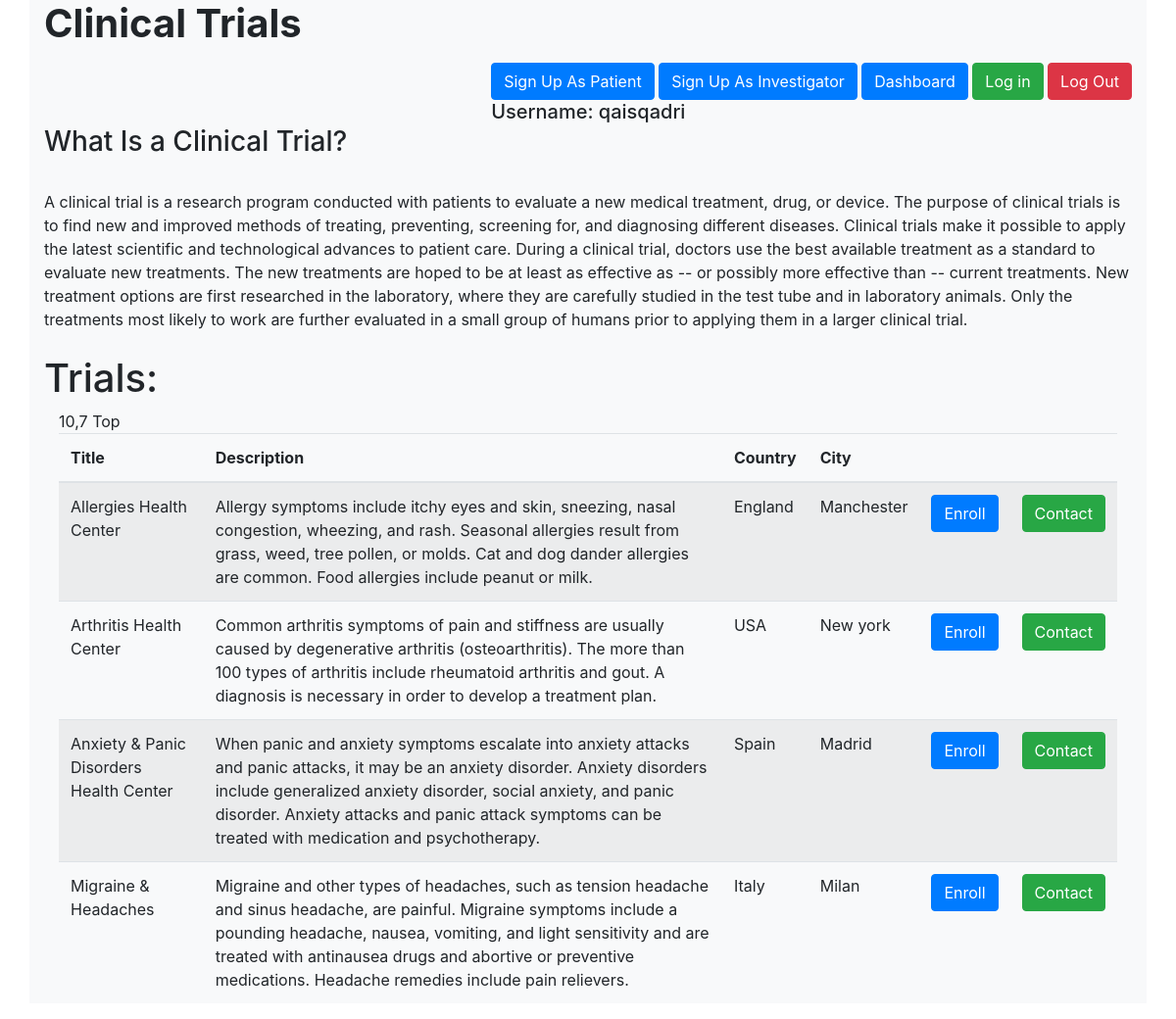
The app's page /trialapp/ (signed in) with its own data.
### trialapp/models.py (models this page shows, shortened)
class Trial(models.Model):
    title = models.CharField(max_length=100,primary_key=True)
    description = models.TextField()
    country = models.CharField(max_length=80)
    city = models.CharField(max_length=90)
    creator = models.ForeignKey(User,on_delete=models.CASCADE,blank=True)

### trialapp/views.py (the view)
# urls.py: path('',views.home,name='home'),
def home(request):
    trials = Trial.objects.all()
    return render(request,'trialapp/home.html',{'trials':trials})

### trialapp/templates/trialapp/home.html (shortened to what this page needs)
<!DOCTYPE html>
<html>
<head>
        <link rel="stylesheet" href="https://maxcdn.bootstrapcdn.com/bootstrap/4.0.0/css/bootstrap.min.css">
</head>
<body>
	<div class="container bg-light">
		<h1><b>Clinical Trials</b></h1>
		<form action="" method="POST" class="float-right">
			<fieldset>
				<input type="submit" value="Sign Up As Patient" class="btn btn-primary " formaction="{% url 'signup_patient'%}">
				<input type="submit" value="Sign Up As Investigator" class="btn btn-primary " formaction="{% url 'signup'%}">
				<input type="submit" value="Dashboard" class="btn btn-primary " formaction="{% url 'dashboard'%}">
				<input type="submit" value="Log in" class="btn btn-success " formaction="{% url 'login'%}">
				<input type="submit" value="Log Out" class="btn btn-danger " formaction="{% url 'logout' %}">
			</fieldset>
			<div class='col-md-*'>	<h5> Username: {{request.user}}</h5> </div>
		</form><br><br><br>
		<h3>What Is a Clinical Trial?</h3><br>
A clinical trial is a research program conducted with patients to evaluate a new medical treatment, drug, or device. The purpose of clinical trials is to find new and improved methods of treating, preventing, screening for, and diagnosing different diseases.
Clinical trials make it possible to apply the latest scientific and technological advances to patient care.
During a clinical trial, doctors use the best available treatment as a standard to evaluate new treatments. The new treatments are hoped to be at least as effective as -- or possibly more effective than -- current treatments.
New treatment options are first researched in the laboratory, where they are carefully studied in the test tube and in laboratory animals. Only the treatments most likely to work are further evaluated in a small group of humans prior to applying them in a larger clinical trial.
<br><br>
<h1> Trials: </h1>
        <div class="container bg-light">
                <table class="table table-striped mx-auto">
                        <thead>
                                <tr>
                                        <th>Title</th>
                                        <th>Description</th>
                                        <th> Country</th>
                                        <th> City</th>
                                        <th></th>
                                        <th></th>
                                </tr>
                        </thead>
                        <tbody>
                                {% for t in trials %}
                                <form method='POST'>
                                        <tr>
                                        <td>{{t.title}}</td>
                                        <td>{{t.description}}</td>
                                        <td>{{t.country}}</td>
                                        <td>{{t.city}}</td>
					<td><input type="submit" value="Enroll" class="btn btn-primary" formaction=""></a></td>
					<td><input type="submit" value="Contact" class="btn btn-success " formaction=""></a></td>
                                </tr>
                                </form>
                                {% endfor %}
                        </tbody>
                </div>
	</div>
</body>
</html>

### records on screen
Trial: title "Allergies Health Center", description "Allergy symptoms include itchy eyes and skin, sneezing, nasal congestion, wheezing, and rash. Seasonal allergies result from grass, weed, tree pollen, or molds. Cat and dog dander allergies are common. Food allergies include peanut or milk.", country "England", city "Manchester"
Trial: title "Arthritis Health Center", description "Common arthritis symptoms of pain and stiffness are usually caused by degenerative arthritis (osteoarthritis). The more than 100 types of arthritis include rheumatoid arthritis and gout. A diagnosis is necessary in order to develop a treatment plan.", country "USA", city "New york"
Trial: title "Anxiety & Panic Disorders Health Center", description "When panic and anxiety symptoms escalate into anxiety attacks and panic attacks, it may be an anxiety disorder. Anxiety disorders include generalized anxiety disorder, social anxiety, and panic disorder. Anxiety attacks and panic attack symptoms can be treated with medication and psychotherapy.", country "Spain", city "Madrid"
Trial: title "Migraine & Headaches", description "Migraine and other types of headaches, such as tension headache and sinus headache, are painful. Migraine symptoms include a pounding headache, nausea, vomiting, and light sensitivity and are treated with antinausea drugs and abortive or preventive medications. Headache remedies include pain relievers.", country "Italy", city "Milan"

### other values on screen
{{ request.user }} "qaisqadri"
